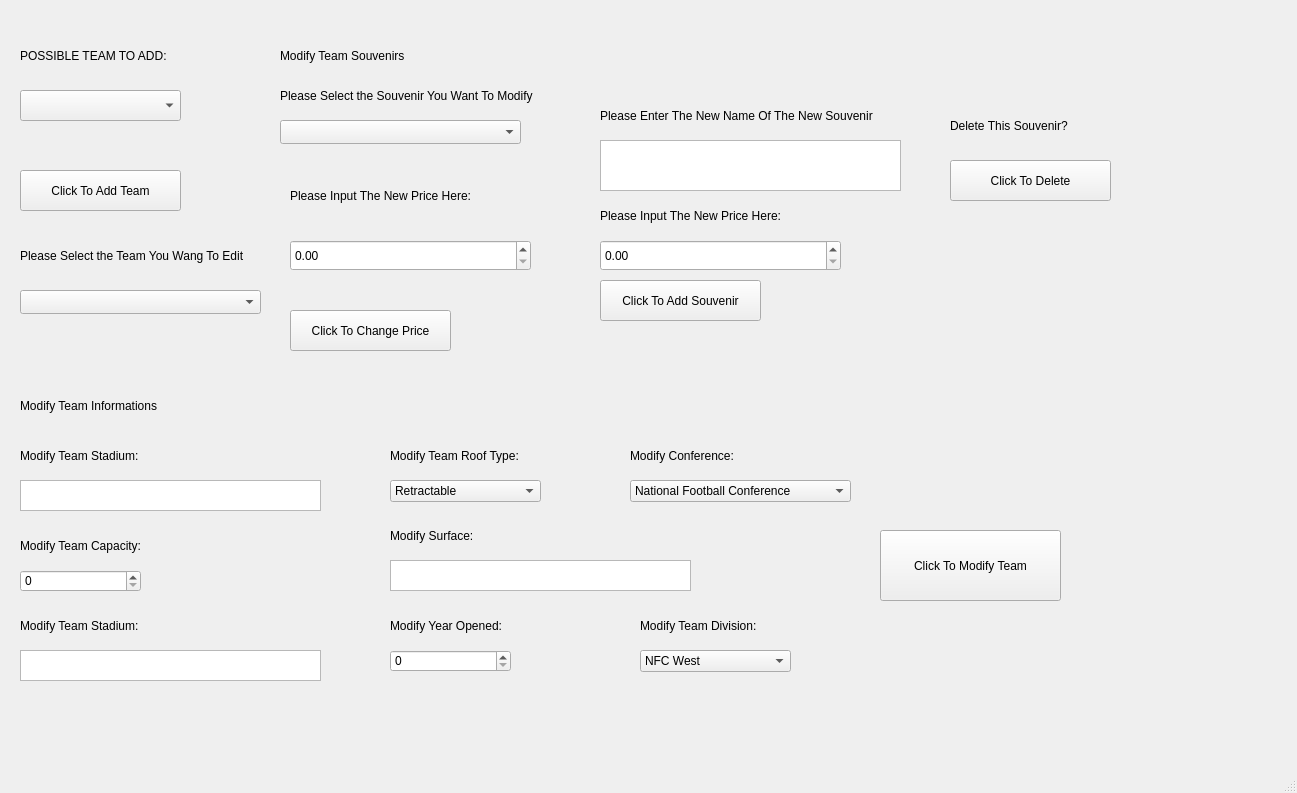
<?xml version="1.0" encoding="UTF-8"?>
<ui version="4.0">
 <class>Maintenance</class>
 <widget class="QMainWindow" name="Maintenance">
  <property name="geometry">
   <rect>
    <x>0</x>
    <y>0</y>
    <width>1297</width>
    <height>793</height>
   </rect>
  </property>
  <property name="windowTitle">
   <string>Maintenance</string>
  </property>
  <widget class="QWidget" name="centralwidget">
   <widget class="QLabel" name="label">
    <property name="geometry">
     <rect>
      <x>20</x>
      <y>40</y>
      <width>171</width>
      <height>31</height>
     </rect>
    </property>
    <property name="text">
     <string>POSSIBLE TEAM TO ADD:</string>
    </property>
   </widget>
   <widget class="QComboBox" name="addTeamCombo">
    <property name="geometry">
     <rect>
      <x>20</x>
      <y>90</y>
      <width>161</width>
      <height>31</height>
     </rect>
    </property>
   </widget>
   <widget class="QPushButton" name="addTeamButton">
    <property name="geometry">
     <rect>
      <x>20</x>
      <y>170</y>
      <width>161</width>
      <height>41</height>
     </rect>
    </property>
    <property name="text">
     <string>Click To Add Team</string>
    </property>
   </widget>
   <widget class="QLabel" name="label_2">
    <property name="geometry">
     <rect>
      <x>280</x>
      <y>40</y>
      <width>191</width>
      <height>31</height>
     </rect>
    </property>
    <property name="text">
     <string>Modify Team Souvenirs</string>
    </property>
   </widget>
   <widget class="QLabel" name="label_3">
    <property name="geometry">
     <rect>
      <x>20</x>
      <y>240</y>
      <width>251</width>
      <height>31</height>
     </rect>
    </property>
    <property name="text">
     <string>Please Select the Team You Wang To Edit</string>
    </property>
   </widget>
   <widget class="QComboBox" name="teamSelectSouveirCombo">
    <property name="geometry">
     <rect>
      <x>20</x>
      <y>290</y>
      <width>241</width>
      <height>24</height>
     </rect>
    </property>
   </widget>
   <widget class="QLabel" name="label_4">
    <property name="geometry">
     <rect>
      <x>280</x>
      <y>80</y>
      <width>291</width>
      <height>31</height>
     </rect>
    </property>
    <property name="text">
     <string>Please Select the Souvenir You Want To Modify</string>
    </property>
   </widget>
   <widget class="QComboBox" name="selectSouvenirCombo">
    <property name="geometry">
     <rect>
      <x>280</x>
      <y>120</y>
      <width>241</width>
      <height>24</height>
     </rect>
    </property>
   </widget>
   <widget class="QDoubleSpinBox" name="souvenirPriceInput">
    <property name="geometry">
     <rect>
      <x>290</x>
      <y>240</y>
      <width>241</width>
      <height>31</height>
     </rect>
    </property>
   </widget>
   <widget class="QLabel" name="label_5">
    <property name="geometry">
     <rect>
      <x>290</x>
      <y>180</y>
      <width>221</width>
      <height>31</height>
     </rect>
    </property>
    <property name="text">
     <string>Please Input The New Price Here:</string>
    </property>
   </widget>
   <widget class="QPushButton" name="changePriceButton">
    <property name="geometry">
     <rect>
      <x>290</x>
      <y>310</y>
      <width>161</width>
      <height>41</height>
     </rect>
    </property>
    <property name="text">
     <string>Click To Change Price</string>
    </property>
   </widget>
   <widget class="QLabel" name="label_6">
    <property name="geometry">
     <rect>
      <x>950</x>
      <y>110</y>
      <width>151</width>
      <height>31</height>
     </rect>
    </property>
    <property name="text">
     <string>Delete This Souvenir?</string>
    </property>
   </widget>
   <widget class="QPushButton" name="deleteSouvenirButton">
    <property name="geometry">
     <rect>
      <x>950</x>
      <y>160</y>
      <width>161</width>
      <height>41</height>
     </rect>
    </property>
    <property name="text">
     <string>Click To Delete</string>
    </property>
   </widget>
   <widget class="QTextEdit" name="newSouvenirNameInput">
    <property name="geometry">
     <rect>
      <x>600</x>
      <y>140</y>
      <width>301</width>
      <height>51</height>
     </rect>
    </property>
   </widget>
   <widget class="QLabel" name="label_8">
    <property name="geometry">
     <rect>
      <x>600</x>
      <y>100</y>
      <width>301</width>
      <height>31</height>
     </rect>
    </property>
    <property name="text">
     <string>Please Enter The New Name Of The New Souvenir</string>
    </property>
   </widget>
   <widget class="QDoubleSpinBox" name="newSouvenirPriceInput">
    <property name="geometry">
     <rect>
      <x>600</x>
      <y>240</y>
      <width>241</width>
      <height>31</height>
     </rect>
    </property>
   </widget>
   <widget class="QLabel" name="label_9">
    <property name="geometry">
     <rect>
      <x>600</x>
      <y>200</y>
      <width>221</width>
      <height>31</height>
     </rect>
    </property>
    <property name="text">
     <string>Please Input The New Price Here:</string>
    </property>
   </widget>
   <widget class="QPushButton" name="addSouvenirButton">
    <property name="geometry">
     <rect>
      <x>600</x>
      <y>280</y>
      <width>161</width>
      <height>41</height>
     </rect>
    </property>
    <property name="text">
     <string>Click To Add Souvenir</string>
    </property>
   </widget>
   <widget class="QLabel" name="label_7">
    <property name="geometry">
     <rect>
      <x>20</x>
      <y>390</y>
      <width>191</width>
      <height>31</height>
     </rect>
    </property>
    <property name="text">
     <string>Modify Team Informations</string>
    </property>
   </widget>
   <widget class="QLabel" name="label_10">
    <property name="geometry">
     <rect>
      <x>20</x>
      <y>440</y>
      <width>191</width>
      <height>31</height>
     </rect>
    </property>
    <property name="text">
     <string>Modify Team Stadium:</string>
    </property>
   </widget>
   <widget class="QTextEdit" name="newStadiumNameInput">
    <property name="geometry">
     <rect>
      <x>20</x>
      <y>480</y>
      <width>301</width>
      <height>31</height>
     </rect>
    </property>
   </widget>
   <widget class="QLabel" name="label_11">
    <property name="geometry">
     <rect>
      <x>20</x>
      <y>530</y>
      <width>191</width>
      <height>31</height>
     </rect>
    </property>
    <property name="text">
     <string>Modify Team Capacity:</string>
    </property>
   </widget>
   <widget class="QSpinBox" name="newTeamCapacityInput">
    <property name="geometry">
     <rect>
      <x>20</x>
      <y>570</y>
      <width>121</width>
      <height>22</height>
     </rect>
    </property>
   </widget>
   <widget class="QTextEdit" name="newLocationNameInput">
    <property name="geometry">
     <rect>
      <x>20</x>
      <y>650</y>
      <width>301</width>
      <height>31</height>
     </rect>
    </property>
   </widget>
   <widget class="QLabel" name="label_12">
    <property name="geometry">
     <rect>
      <x>20</x>
      <y>610</y>
      <width>191</width>
      <height>31</height>
     </rect>
    </property>
    <property name="text">
     <string>Modify Team Stadium:</string>
    </property>
   </widget>
   <widget class="QLabel" name="label_13">
    <property name="geometry">
     <rect>
      <x>390</x>
      <y>440</y>
      <width>191</width>
      <height>31</height>
     </rect>
    </property>
    <property name="text">
     <string>Modify Team Roof Type:</string>
    </property>
   </widget>
   <widget class="QComboBox" name="modifyRoofTypeCombo">
    <property name="geometry">
     <rect>
      <x>390</x>
      <y>480</y>
      <width>151</width>
      <height>22</height>
     </rect>
    </property>
    <item>
     <property name="text">
      <string>Retractable</string>
     </property>
    </item>
    <item>
     <property name="text">
      <string>Open</string>
     </property>
    </item>
    <item>
     <property name="text">
      <string>Fixed</string>
     </property>
    </item>
   </widget>
   <widget class="QTextEdit" name="newSurfaceNameInput">
    <property name="geometry">
     <rect>
      <x>390</x>
      <y>560</y>
      <width>301</width>
      <height>31</height>
     </rect>
    </property>
   </widget>
   <widget class="QLabel" name="label_14">
    <property name="geometry">
     <rect>
      <x>390</x>
      <y>520</y>
      <width>191</width>
      <height>31</height>
     </rect>
    </property>
    <property name="text">
     <string>Modify Surface:</string>
    </property>
   </widget>
   <widget class="QLabel" name="label_15">
    <property name="geometry">
     <rect>
      <x>390</x>
      <y>610</y>
      <width>191</width>
      <height>31</height>
     </rect>
    </property>
    <property name="text">
     <string>Modify Year Opened:</string>
    </property>
   </widget>
   <widget class="QSpinBox" name="newYearOpenedInput">
    <property name="geometry">
     <rect>
      <x>390</x>
      <y>650</y>
      <width>121</width>
      <height>22</height>
     </rect>
    </property>
   </widget>
   <widget class="QComboBox" name="modifyConferenceCombo">
    <property name="geometry">
     <rect>
      <x>630</x>
      <y>480</y>
      <width>221</width>
      <height>22</height>
     </rect>
    </property>
    <item>
     <property name="text">
      <string>National Football Conference</string>
     </property>
    </item>
    <item>
     <property name="text">
      <string>American Football Conference</string>
     </property>
    </item>
   </widget>
   <widget class="QLabel" name="label_16">
    <property name="geometry">
     <rect>
      <x>630</x>
      <y>440</y>
      <width>191</width>
      <height>31</height>
     </rect>
    </property>
    <property name="text">
     <string>Modify Conference:</string>
    </property>
   </widget>
   <widget class="QComboBox" name="modifyDivisionCombo">
    <property name="geometry">
     <rect>
      <x>640</x>
      <y>650</y>
      <width>151</width>
      <height>22</height>
     </rect>
    </property>
    <item>
     <property name="text">
      <string>NFC West</string>
     </property>
    </item>
    <item>
     <property name="text">
      <string>NFC North</string>
     </property>
    </item>
    <item>
     <property name="text">
      <string>NFC South</string>
     </property>
    </item>
    <item>
     <property name="text">
      <string>NFC East</string>
     </property>
    </item>
    <item>
     <property name="text">
      <string>AFC West</string>
     </property>
    </item>
    <item>
     <property name="text">
      <string>AFC North</string>
     </property>
    </item>
    <item>
     <property name="text">
      <string>AFC South</string>
     </property>
    </item>
    <item>
     <property name="text">
      <string>AFC East</string>
     </property>
    </item>
   </widget>
   <widget class="QLabel" name="label_17">
    <property name="geometry">
     <rect>
      <x>640</x>
      <y>610</y>
      <width>191</width>
      <height>31</height>
     </rect>
    </property>
    <property name="text">
     <string>Modify Team Division:</string>
    </property>
   </widget>
   <widget class="QPushButton" name="changeTeamInfoButton">
    <property name="geometry">
     <rect>
      <x>880</x>
      <y>530</y>
      <width>181</width>
      <height>71</height>
     </rect>
    </property>
    <property name="text">
     <string>Click To Modify Team</string>
    </property>
   </widget>
  </widget>
  <widget class="QMenuBar" name="menubar">
   <property name="geometry">
    <rect>
     <x>0</x>
     <y>0</y>
     <width>1297</width>
     <height>21</height>
    </rect>
   </property>
  </widget>
  <widget class="QStatusBar" name="statusbar"/>
 </widget>
 <resources/>
 <connections/>
</ui>
